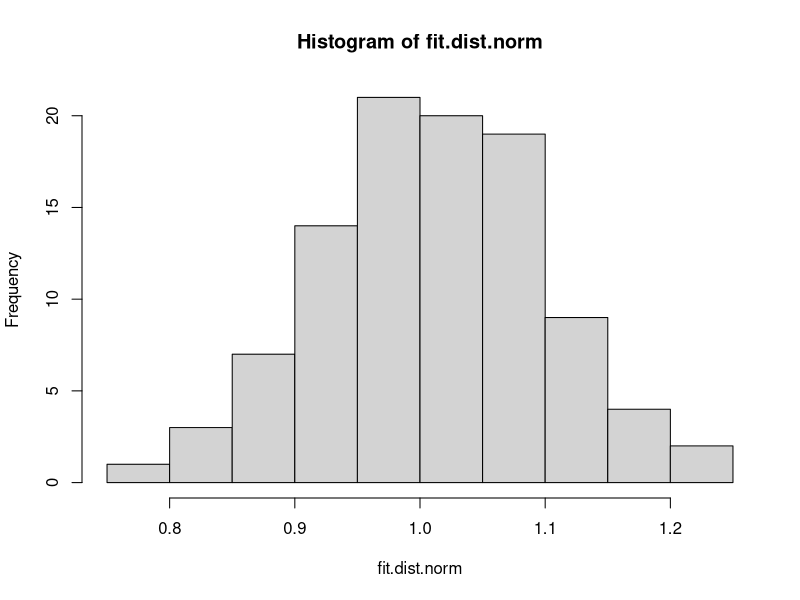
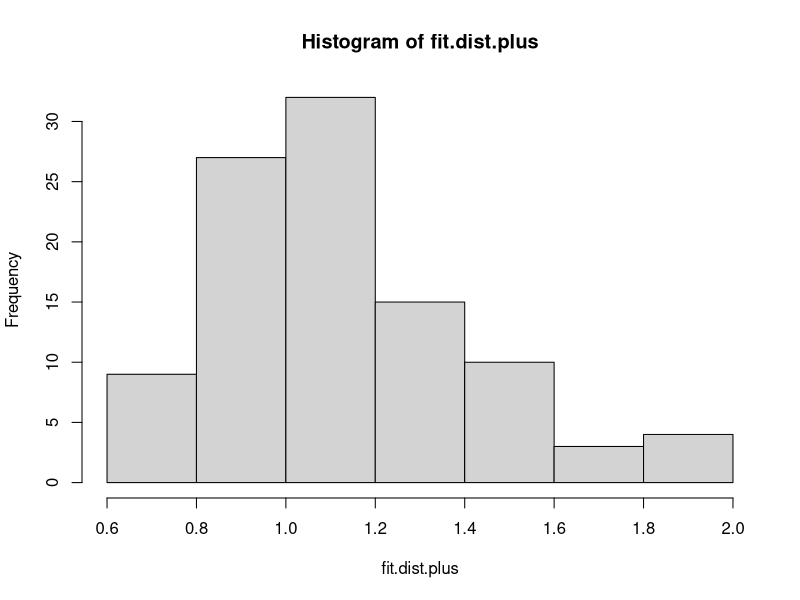
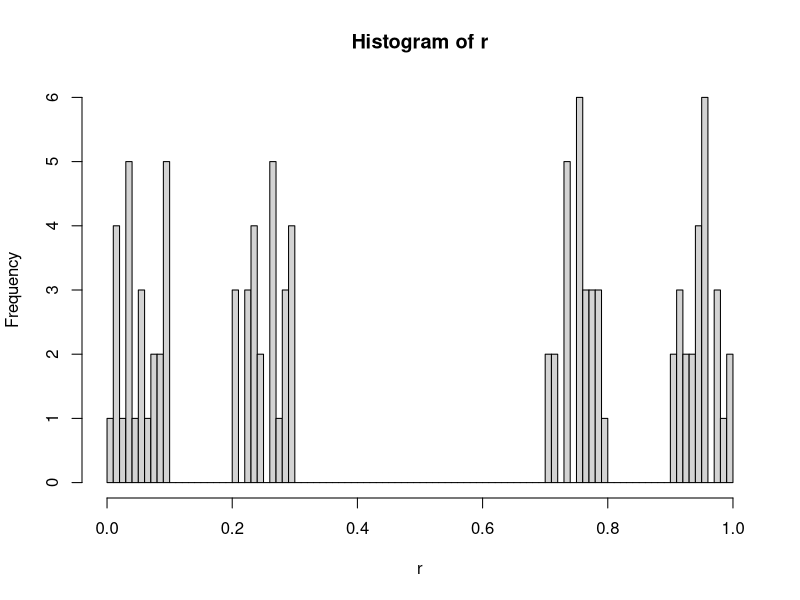

These figures' R source, in order: (Note: this script raises an error after producing the figures.)
library(tidyverse)

set.seed(1)
#generate random normally distributed and gamma distributed fitness values
#and generate random normally distributed small fitness offsets
fit.dist.norm <- rnorm(100, mean = 1 , sd = 0.1)
hist(fit.dist.norm)
fit.dist.plus <- rlnorm(100, meanlog = 0.1, sdlog =  0.25)
hist(fit.dist.plus)
off.dist <- rnorm(100, mean = 0.02, sd = 0.001)

#generate relatedness spectrum
r1 <- runif(25, 0, 0.1)
r2 <- runif(25, 0.2,0.3)
r3 <- runif(25, 0.7,0.8)
r4 <- runif(25, 0.9,1)
r <- c(r1,r2,r3,r4)
hist(r, breaks = seq(0,1,0.01))

#build genotypes
#want relatedness score in a separate column

build.gen.abc <- function(count,fit,off){
  gen.mat <- list()
  for(i in 1:count){
    gen.mat[[i]] <- matrix(data = NA, nrow = 3, ncol = 2)
    rownames(gen.mat[[i]]) <- c("A","B","C")
    colnames(gen.mat[[i]]) <- c("x","r")
    gen.mat[[i]][,1] <- sample(fit, 3)
    gen.mat[[i]][1,2] <- sample(r,1)
    gen.mat[[i]][2,2] <- gen.mat[[i]][1,2] + (sample(c(1,-1), 1, replace = T)) * sample(off,1)
    gen.mat[[i]][3,2] <- gen.mat[[i]][1,2] + (sample(c(1,-1), 1, replace = T)) * sample(off,1)
  }
  names(gen.mat) <- c("i1","i2")
  return(gen.mat)
}

build.gen.ab <- function(count,fit,fit.plus,off){
  gen.mat <- list()
  for(i in 1:count){
    gen.mat[[i]] <- matrix(data = NA, nrow = 3, ncol = 2)
    rownames(gen.mat[[i]]) <- c("A","B","C")
    colnames(gen.mat[[i]]) <- c("x","r")
    gen.mat[[i]][1,1] <- sample(fit.plus, 1)
    gen.mat[[i]][2,1] <- sample(fit.plus, 1)
    gen.mat[[i]][3,1] <- sample(fit, 1)
    gen.mat[[i]][1,2] <- sample(r,1)
    gen.mat[[i]][2,2] <- gen.mat[[i]][1,2] + (sample(c(1,-1), 1, replace = T)) * sample(off,1)
    gen.mat[[i]][3,2] <- gen.mat[[i]][1,2] + (sample(c(1,-1), 1, replace = T)) * sample(off,1)
  }
  names(gen.mat) <- c("i1","i2")
  return(gen.mat)
}

build.gen.c <- function(count,fit,fit.plus,off){
  gen.mat <- list()
  for(i in 1:count){
    gen.mat[[i]] <- matrix(data = NA, nrow = 3, ncol = 2)
    rownames(gen.mat[[i]]) <- c("A","B","C")
    colnames(gen.mat[[i]]) <- c("x","r")
    gen.mat[[i]][1,1] <- sample(fit, 1)
    gen.mat[[i]][2,1] <- sample(fit, 1)
    gen.mat[[i]][3,1] <- sample(fit.plus, 1)
    gen.mat[[i]][1,2] <- sample(r,1)
    gen.mat[[i]][2,2] <- gen.mat[[i]][1,2] + (sample(c(1,-1), 1, replace = T)) * sample(off,1)
    gen.mat[[i]][3,2] <- gen.mat[[i]][1,2] + (sample(c(1,-1), 1, replace = T)) * sample(off,1)
  }
  names(gen.mat) <- c("i1","i2")
  return(gen.mat)
}

gen.count <- 2

gen.list.abc <- replicate(100, build.gen.abc(gen.count, fit.dist.norm, off.dist), 
                          simplify = F)
save(gen.list.abc, file = "runs/run_091024/gen_list_abc.RData")
gen.list.ab <- replicate(100, build.gen.ab(gen.count, fit.dist.norm, fit.dist.plus, off.dist), 
                         simplify = F)
save(gen.list.ab, file = "runs/run_091024/gen_list_ab.RData")
gen.list.c <- replicate(100, build.gen.c(gen.count, fit.dist.norm, fit.dist.plus, off.dist), 
                         simplify = F)
save(gen.list.c, file = "runs/run_091024/gen_list_c.RData")

#generate list of possible genotype combinations
combo <- as.data.frame(matrix(data = c("A1","A2","B1","B2","C1","C2"), ncol = 3, nrow = 2))
colnames(combo) <- c("A","B","C")
combo <- expand(combo,A,B,C)
combo <- split(combo,1:nrow(combo))
combo <- unlist(lapply(combo, paste0, collapse = ""))
save(combo,file = "runs/run_091024/combo.RData")










